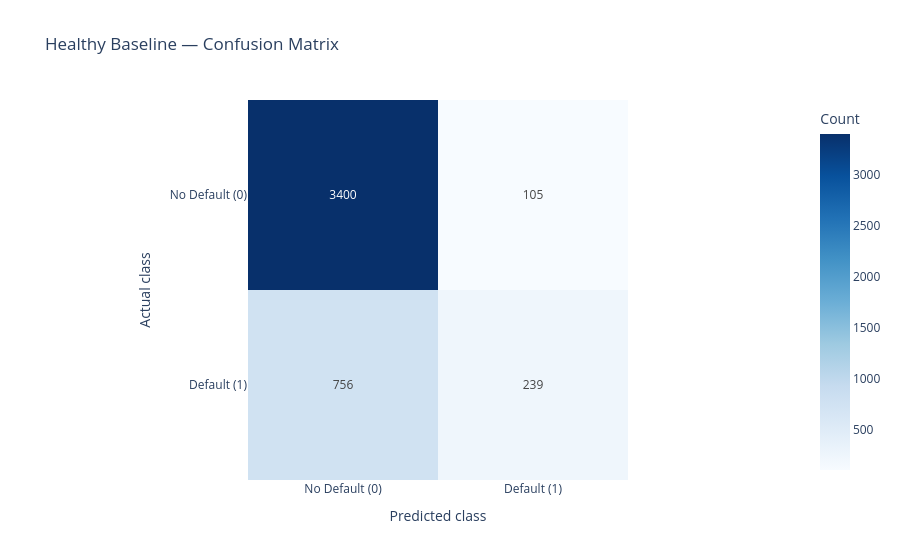

The cell this chart's notebook holds for it:
### Markdown cell above
## Step 4 — Confusion Matrix Analysis

The confusion matrix evaluates how the healthy logistic regression model classifies default and non-default observations.

It provides four outcomes:

- True Negative (TN): Correctly predicted non-default.
- False Positive (FP): Incorrectly predicted default.
- False Negative (FN): Incorrectly predicted non-default for a customer who actually defaults.
- True Positive (TP): Correctly predicted default.

False negatives are particularly important because they represent defaulting customers that the model fails to identify.

This analysis helps establish the baseline error patterns that the SHML system should monitor during recovery validation.

### Code cell
from sklearn.metrics import confusion_matrix
import plotly.express as px

cm = confusion_matrix(y_val, y_val_pred)
labels = ["No Default (0)", "Default (1)"]

fig = px.imshow(
    cm, x=labels, y=labels, text_auto="d", color_continuous_scale="Blues",
    labels=dict(x="Predicted class", y="Actual class", color="Count"),
    title="Healthy Baseline — Confusion Matrix",
)
fig.update_traces(hovertemplate="Actual: %{y}<br>Predicted: %{x}<br>Count: %{z:,}<extra></extra>")
fig.show(renderer="plotly_mimetype")

tn, fp, fn, tp = cm.ravel()

print("True Negatives:", tn)
print("False Positives:", fp)
print("False Negatives:", fn)
print("True Positives:", tp)

### Figure 1 — Plotly figure (JSON) as saved in the notebook; plotly's stock layout.template omitted (floating-point values rounded to 4 significant figures)
{"data": [{"coloraxis": "coloraxis", "name": "0", "texttemplate": "%{z:d}", "x": ["No Default (0)", "Default (1)"], "y": ["No Default (0)", "Default (1)"], "z": [[3400, 105], [756, 239]], "type": "heatmap", "xaxis": "x", "yaxis": "y", "hovertemplate": "Actual: %{y}<br>Predicted: %{x}<br>Count: %{z:,}<extra></extra>"}], "layout": {"xaxis": {"anchor": "y", "domain": [0.0, 1.0], "scaleanchor": "y", "constrain": "domain", "title": {"text": "Predicted class"}}, "yaxis": {"anchor": "x", "domain": [0.0, 1.0], "autorange": "reversed", "constrain": "domain", "title": {"text": "Actual class"}}, "coloraxis": {"colorbar": {"title": {"text": "Count"}}, "colorscale": [[0.0, "rgb(247,251,255)"], [0.125, "rgb(222,235,247)"], [0.25, "rgb(198,219,239)"], [0.375, "rgb(158,202,225)"], [0.5, "rgb(107,174,214)"], [0.625, "rgb(66,146,198)"], [0.75, "rgb(33,113,181)"], [0.875, "rgb(8,81,156)"], [1.0, "rgb(8,48,107)"]], "autocolorscale": false}, "title": {"text": "Healthy Baseline — Confusion Matrix"}}}
